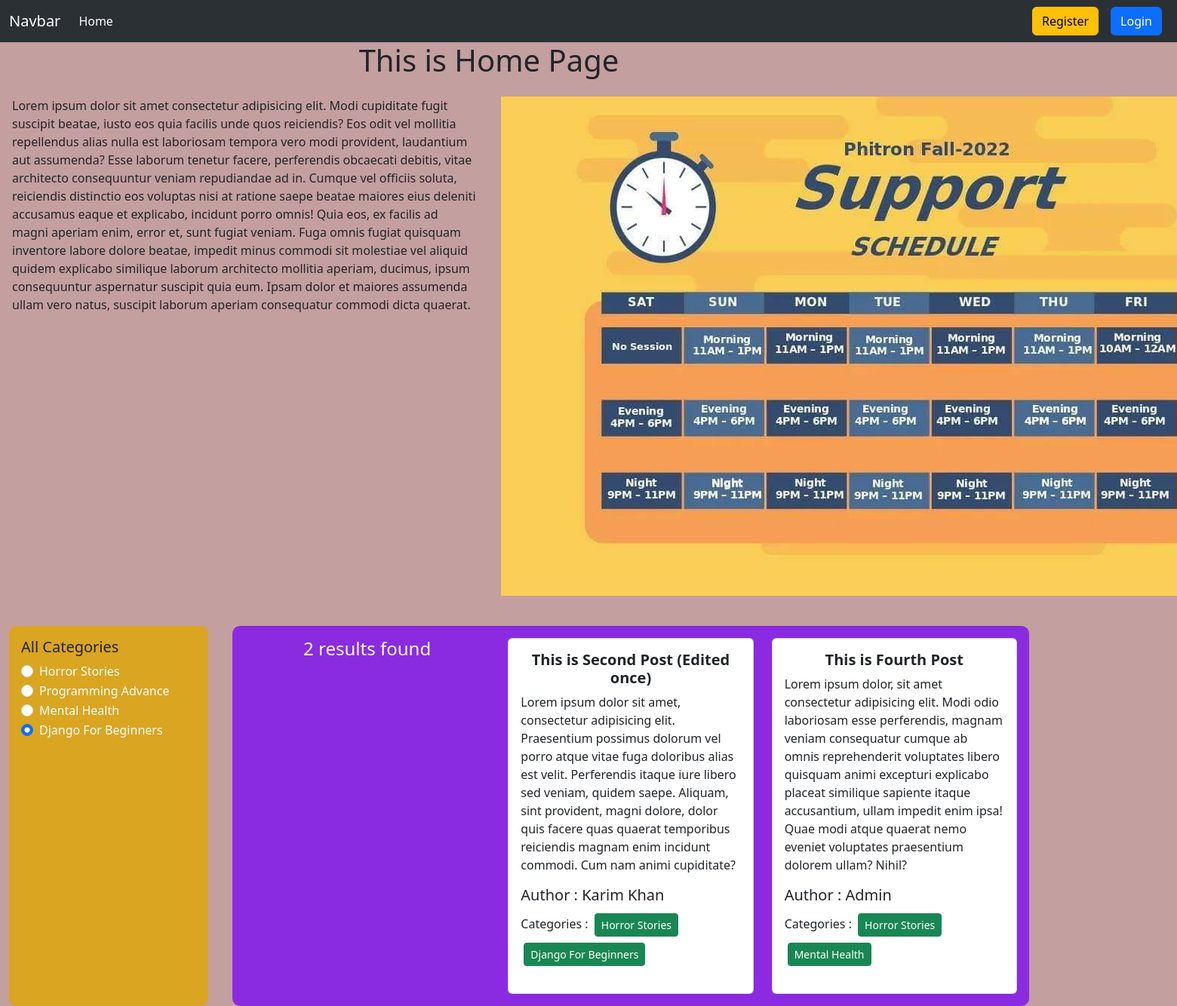
Screenshot of /category/horror-stories/ with the database file from the repository.
### categories/models.py (models this page shows, shortened)
class Category(models.Model):
    name = models.CharField(max_length=100)
    slug = models.SlugField(max_length=100,unique=True,null=True,blank=True)

### posts/models.py (models this page shows, shortened)
class Post(models.Model):
    title = models.CharField(max_length=50)
    content = models.TextField()
    category = models.ManyToManyField(Category)
    author = models.ForeignKey(User,on_delete=models.CASCADE)

### blog_project/views.py (the view)
# urls.py: path('',views.home,name="home"),
def home(request,category_slug=None):
    data = Post.objects.all()
    if category_slug is not None:
        category_name =Category.objects.get(slug=category_slug)
        data = Post.objects.filter(category = category_name)
    categories = Category.objects.all()
    return render(request,'home.html',{'data':data,'category':categories})

### templates/home.html (shortened to what this page needs)
{% extends 'base.html' %}
{% load crispy_forms_tags %}
{% load static %}
{% block content %}
<div class="row container">
    <h1 class="text-center">This is Home Page</h1>
    <div class="col-6 p-3">
        <p>
            Lorem ipsum dolor sit amet consectetur adipisicing elit. Modi cupiditate fugit suscipit beatae, iusto eos quia facilis unde quos reiciendis? Eos odit vel mollitia repellendus alias nulla est laboriosam tempora vero modi provident, laudantium aut assumenda? Esse laborum tenetur facere, perferendis obcaecati debitis, vitae architecto consequuntur veniam repudiandae ad in. Cumque vel officiis soluta, reiciendis distinctio eos voluptas nisi at ratione saepe beatae maiores eius deleniti accusamus eaque et explicabo, incidunt porro omnis! Quia eos, ex facilis ad magni aperiam enim, error et, sunt fugiat veniam. Fuga omnis fugiat quisquam inventore labore dolore beatae, impedit minus commodi sit molestiae vel aliquid quidem explicabo similique laborum architecto mollitia aperiam, ducimus, ipsum consequuntur aspernatur suscipit quia eum. Ipsam dolor et maiores assumenda ullam vero natus, suscipit laborum aperiam consequatur commodi dicta quaerat.
        </p>
    </div>
    <div class="col-6 p-3 mb-4">
        <img src="{% static 'header.jpg' %}" alt="image">
    </div>
</div>
<div class="row">
    <div class="col-md-2 mx-4  p-3" style="background-color:goldenrod; border-radius: 10px;">
        <h5>All Categories</h5>
        {% for cat in category %}
        <div class="form-check">
            <input class="form-check-input" type="radio" name="category" id="{{cat.id}}" checked>
            <label class="form-check-label" for="{{cat.id}}">
                <a class="text-decoration-none text-white"
                    href="{% url 'category_wise_post' cat.slug %}">{{cat.name}}</a>
            </label>
        </div>
        {% endfor %}
    </div>
    <div class="col-md-8 mx-2 p-3" style="background-color: blueviolet; border-radius: 10px;">
        <div class="row row-cols-md-1 row-cols-lg-2 row-cols-xl-3 g-4">
            <h4 class="text-white text-center">{{data | length}} results found</h4>
            {% for post in data %}
            <div class="col-12">
                <div class="card">
                    <div class="card-body">
                        <h5 class="card-title text-center fw-bold"> {{post.title}} </h5>
                        <p class="card-text">{{post.content}}</p>
                        <h5>Author : {{post.author.first_name}} {{post.author.last_name}}</h5>
                        <p>
                            Categories :
                            {% for cat in post.category.all %}
                            <button class="btn btn-sm btn-success mx-1 my-1">{{cat.name}}</button>
                            {% endfor %}
                        </p>
                    </div>
                </div>
            </div>
            {% endfor %}
        </div>
    </div>
</div>
{% endblock content %}

### templates/base.html (shortened to what this page needs)
<!DOCTYPE html>
<html lang="en">
<head>
    <link href="https://cdn.jsdelivr.net/npm/bootstrap@5.3.3/dist/css/bootstrap.min.css" rel="stylesheet"
>
</head>
<body style="background-color: rgb(196, 159, 159);">
    <nav class="navbar navbar-expand-md bg-body-tertiary" data-bs-theme="dark">
        <div class="container-fluid">
            <a class="navbar-brand" href="#">Navbar</a>
            <div class="collapse navbar-collapse" id="navbarSupportedContent">
                <ul class="navbar-nav me-auto mb-2 mb-lg-0">
                    <li class="nav-item">
                        <a class="nav-link active" aria-current="page" href="{% url 'home' %}">Home</a>
                    </li>
                </ul>
                <div class="d-flex" role="search">
                    {% if request.user.is_authenticated %}
                    <a href="{% url 'profile' %}" class="btn btn-primary mx-2" type="submit">Profile</a>
                    <a href="{% url 'logout' %}" class="btn btn-danger mx-2" type="submit">Logout</a>
                    {% else %}
                    <a href="{% url 'register' %}" class="btn btn-warning mx-2" type="submit">Register</a>
                    <a href="{% url 'login' %}" class="btn btn-primary mx-2" type="submit">Login</a>
                    {% endif %}
                </div>
            </div>
        </div>
    </nav>
    {% block content %}{% endblock content %}
</body>
</html>

### rows the page displays
Category: name "Horror Stories"
Category: name "Programming Advance"
Category: name "Mental Health"
Category: name "Django For Beginners"
Post: title "This is Second Post (Edited once)", content "Lorem ipsum dolor sit amet, consectetur adipisicing elit. Praesentium possimus dolorum vel porro atque vitae fuga doloribus alias est velit. Perferendis itaque iure libero sed veniam, quidem saepe. Aliquam, sint provident, magni dolore, dolor quis facere quas quaerat temporibus reiciendis magnam enim incidunt commodi. Cum nam animi cupiditate?", author.first_name "Karim", author.last_name "Khan"
Post: title "This is Fourth Post", content "Lorem ipsum dolor, sit amet consectetur adipisicing elit. Modi odio laboriosam esse perferendis, magnam veniam consequatur cumque ab omnis reprehenderit voluptates libero quisquam animi excepturi explicabo placeat similique sapiente itaque accusantium, ullam impedit enim ipsa! Quae modi atque quaerat nemo eveniet voluptates praesentium dolorem ullam? Nihil?", author.first_name "Admin"

### other values shown
{{ data | length }} "2"
